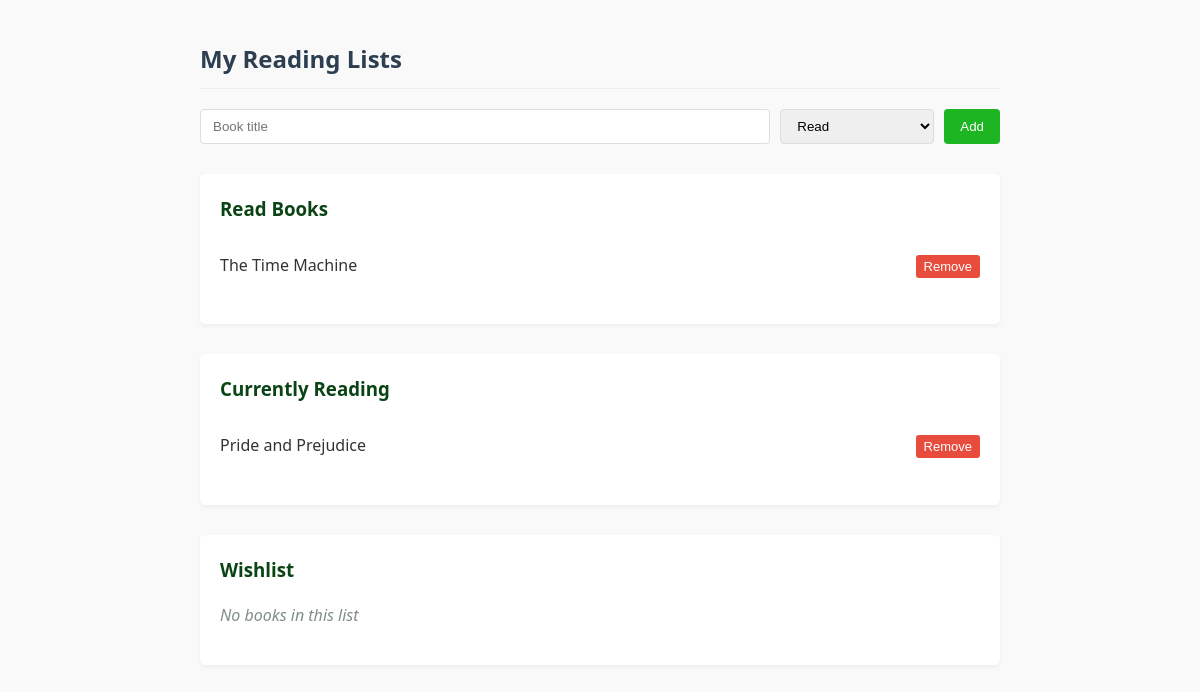
Before: /reading_lists (signed in) with the older database file.
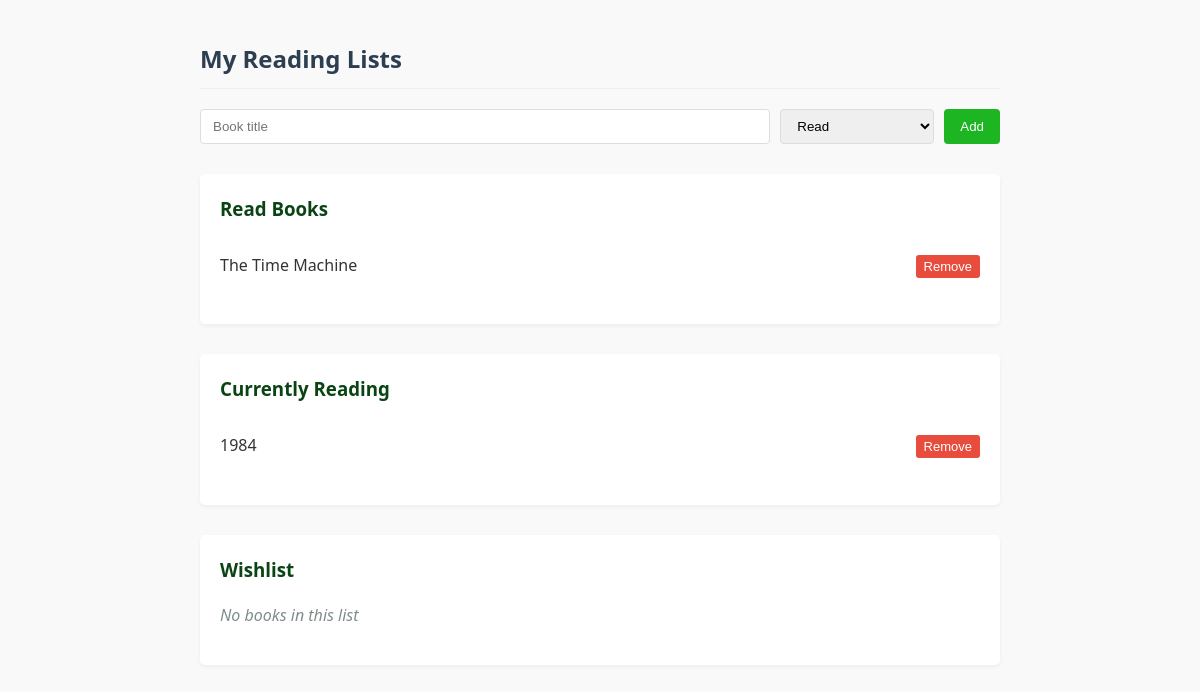
After: the same page with the newer database file.
### tables this page shows
CREATE TABLE Books (
    bookname TEXT PRIMARY KEY,
    author TEXT NOT NULL,
    genre TEXT,
    year INT,
    description TEXT,
    averageRating FLOAT DEFAULT 0,
    noOfRatings INT DEFAULT 0,
    cover_url TEXT
);

### app.py (the view)
@app.route("/reading_lists", methods=["GET", "POST"])
def reading_lists():
    if "username" not in session:
        return redirect("/login")
    username = session["username"]
    conn = get_db_connection()
    read = conn.execute(
        "SELECT B.bookname FROM ReadBooksList R JOIN Books B ON R.bookname = B.bookname WHERE R.username = ?",
        (username,)
    ).fetchall()
    reading = conn.execute(
        "SELECT B.bookname FROM CurrentlyReadingBooks C JOIN Books B ON C.bookname = B.bookname WHERE C.username = ?",
        (username,)
    ).fetchall()
    wishlist = conn.execute(
        "SELECT B.bookname FROM WishlistBooks W JOIN Books B ON W.bookname = B.bookname WHERE W.username = ?",
        (username,)
    ).fetchall()
    conn.close()
    return render_template("reading_lists.html", read=read, reading=reading, wishlist=wishlist)

### app.py (called while the page is built)
def get_db_connection():
    conn = sqlite3.connect(DATABASE)
    conn.row_factory = sqlite3.Row
    return conn

### templates/reading_lists.html (shortened to what this page needs)
<!DOCTYPE html>
<html lang="en">
<head>
</head>
<body>
    <h2>My Reading Lists</h2>
    <form method="POST" action="/add_to_list" class="add-form">
        <input type="text" name="bookname" placeholder="Book title" required>
        <select name="list_type">
            <option value="read">Read</option>
        </select>
        <button type="submit">Add</button>
    </form>
    <div class="list-section">
        <h3>Read Books</h3>
        <ul class="book-list">
            {% for book in read %}
            <li class="book-item">
                {{ book.bookname }}
                <form method="POST" action="/remove_from_list" style="display:inline;">
                    <button type="submit" class="remove-btn">Remove</button>
                </form>
            </li>
            {% else %}
            <li class="empty-message">No books in this list</li>
            {% endfor %}
        </ul>
    </div>
    <div class="list-section">
        <h3>Currently Reading</h3>
        <ul class="book-list">
            {% for book in reading %}
            <li class="book-item">
                {{ book.bookname }}
                <form method="POST" action="/remove_from_list" style="display:inline;">
                    <button type="submit" class="remove-btn">Remove</button>
                </form>
            </li>
            {% else %}
            <li class="empty-message">No books in this list</li>
            {% endfor %}
        </ul>
    </div>
    <div class="list-section">
        <h3>Wishlist</h3>
        <ul class="book-list">
            {% for book in wishlist %}
            <li class="book-item">
                {{ book.bookname }}
                <form method="POST" action="/remove_from_list" style="display:inline;">
                    <input type="hidden" name="bookname" value="{{ book.bookname }}">
                    <input type="hidden" name="list_type" value="wishlist">
                    <button type="submit" class="remove-btn">Remove</button>
                </form>
            </li>
            {% else %}
            <li class="empty-message">No books in this list</li>
            {% endfor %}
        </ul>
    </div>
</body>
</html>

Changed rows visible on the page:
no longer on this page (row unchanged): Books: bookname "Pride and Prejudice", shown under "Currently Reading"
added Books: bookname "1984", shown under "Currently Reading"
